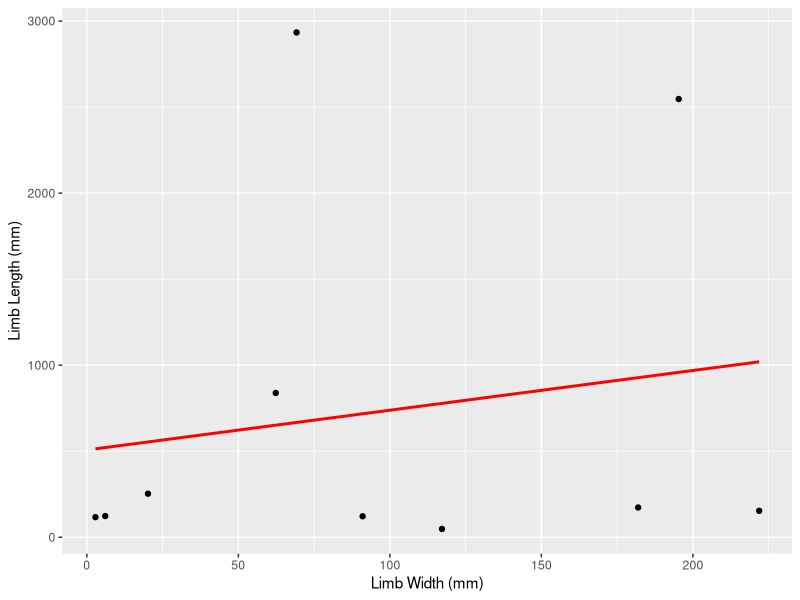
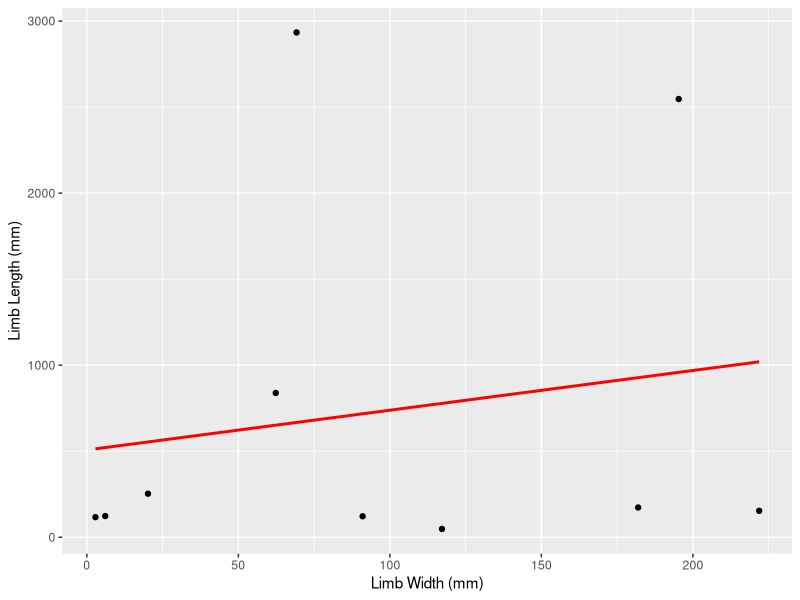

Write R code to recreate these figures, in order.
library(ggplot2)
MData=read.csv("Data//measurements_updated.csv")

for(i in 1:length(MData$Species)){
  if (MData$UnitsW[i] == "cm"){
    MData$Limb.Width[i] = MData$Limb.Width[i]*10
    MData$UnitsW[i] = "mm"
  }
  
  if (MData$UnitsL[i]== "cm"){
    MData$Limb.Length[i] = MData$Limb.Length[i]*10
    MData$UnitsL[i] = "mm"
  }
}

Graph<- ggplot(MData, aes(Limb.Width,Limb.Length)) +
  xlab("Limb Width (mm)")+
  ylab("Limb Length (mm)")+
  geom_point() +
  stat_summary(fun.data = mean_cl_normal) +
  geom_smooth(method = 'lm',colour="red",se=FALSE)
print(Graph)

ggsave("Graph.pdf", plot = Graph, device = "pdf", path = "Data//",
       scale = 1, width = 20, height = 20, units = "cm")
